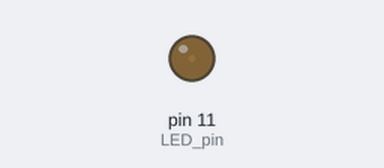
Simulated run of this sketch. Board: Arduino Uno, built with avr-gcc and run on an emulated ATmega328P. Parts: output pins drawn as LEDs (lit = HIGH).

Above: at 0.05 s.
At 1.15 s:
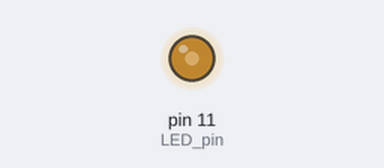
At 2.3 s:
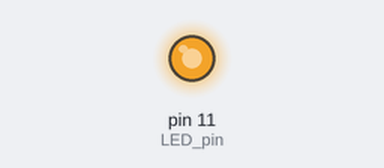
At 4.6 s:
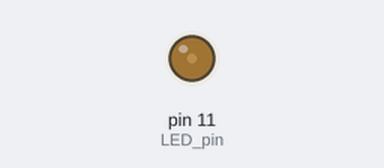
Timing chart, 0 to 6.7 s (numbered marks = the images above):
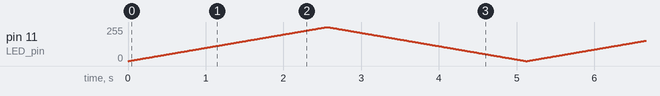

The sketch:

_6-2.ino
```cpp
/*
    District P
    아두이노 코딩#6-2
    LED 밝기 연속 조절하기
*/

int LED_pin = 11;

void setup() {
    pinMode(LED_pin, OUTPUT);
}

void loop() {
    for (int i=0; i<=255; i++) {
        analogWrite(LED_pin, i);
        delay(10);
    }

    for (int i=255; i>=0; i--) {
        analogWrite(LED_pin, i);
        delay(10);
    }
}
```
